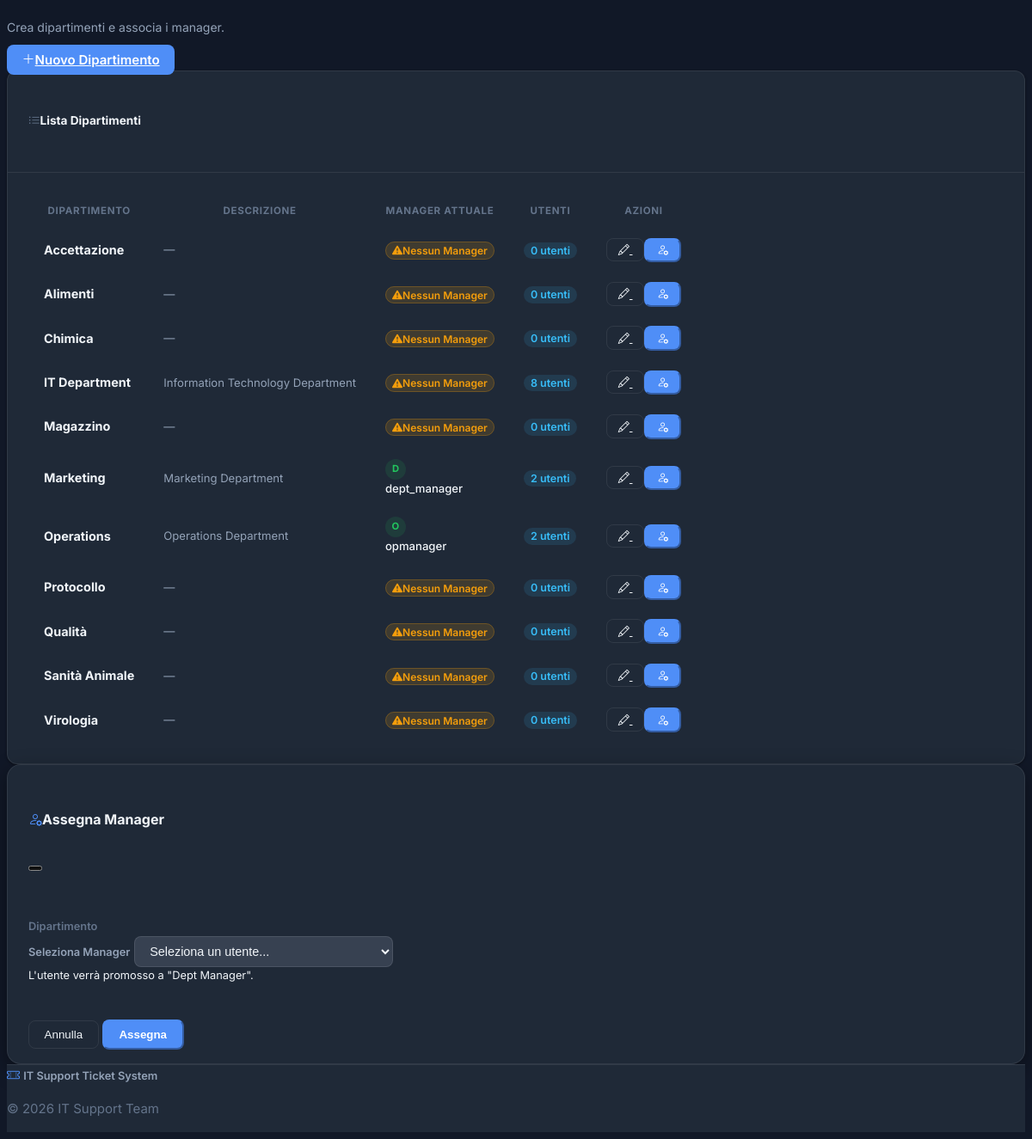
The app's page /admin/departments (signed in, lower part), older data.
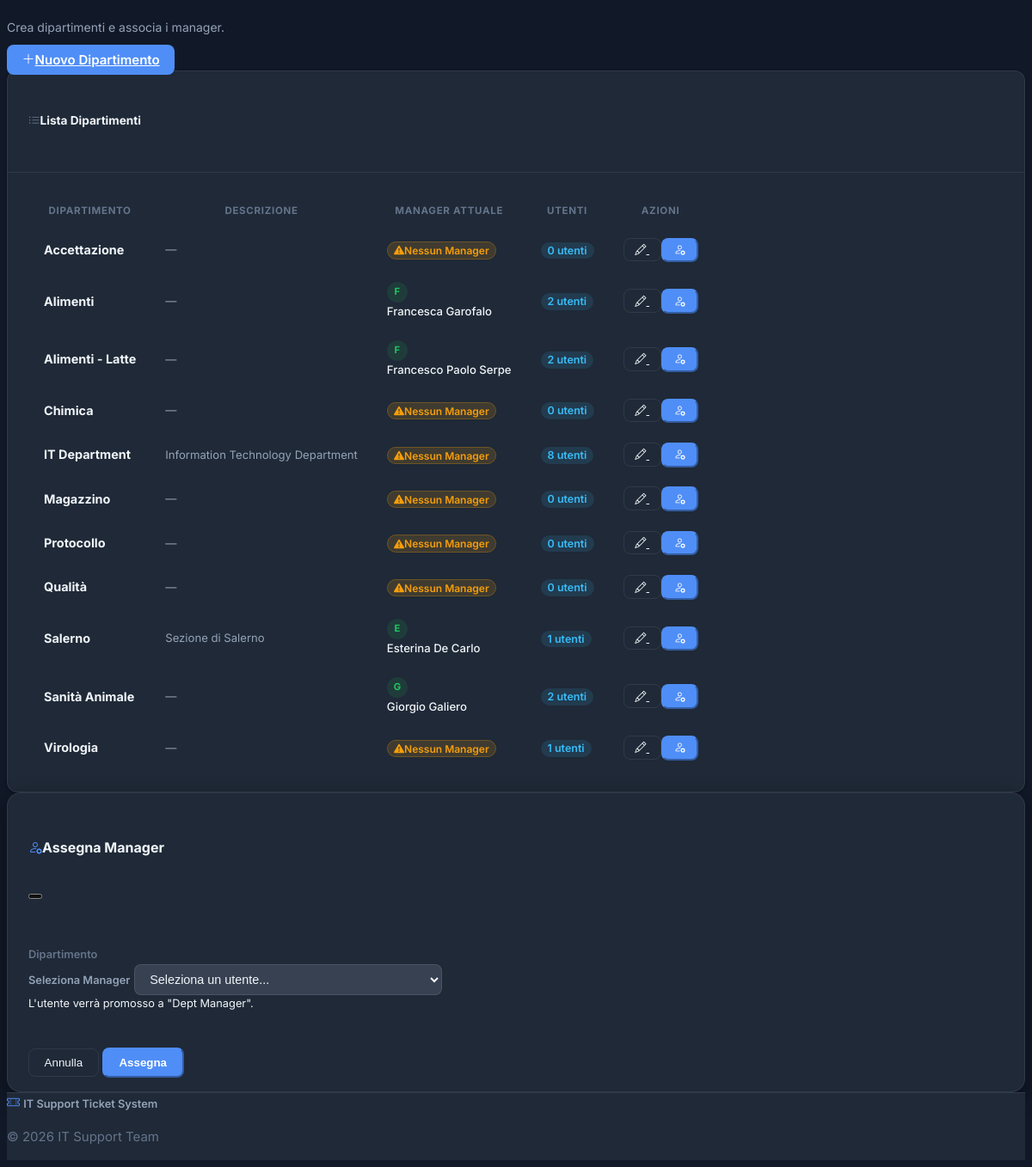
The same page, newer data.
### models.py (models this page shows, shortened)
class Department(db.Model):
    __tablename__ = 'department'
    id = db.Column(db.Integer, primary_key=True)
    name = db.Column(db.String(120), unique=True, nullable=False)
    description = db.Column(db.Text)
    users = db.relationship('User', backref='department_rel', foreign_keys='User.department_id', lazy='dynamic')
    managed_by = db.relationship('User', backref='managed_department_rel', foreign_keys='User.managed_department_id', uselist=False)

class User(UserMixin, db.Model):
    __tablename__ = 'user'
    __table_args__ = {'extend_existing': True}
    id = db.Column(db.Integer, primary_key=True)
    username = db.Column(db.String(64), unique=True, nullable=False)
    email = db.Column(db.String(120), unique=True, nullable=False)
    password_hash = db.Column(db.String(256), nullable=False)
    role = db.Column(db.Enum(UserRole), default=UserRole.USER, nullable=False)
    department_id = db.Column(db.Integer, db.ForeignKey('department.id'))
    managed_department_id = db.Column(db.Integer, db.ForeignKey('department.id'), nullable=True)
    created_at = db.Column(db.DateTime, default=datetime.utcnow)
    is_active = db.Column(db.Boolean, default=True)
    created_tickets = db.relationship('Ticket', backref='creator', foreign_keys='Ticket.creator_id', lazy='dynamic')
    assigned_tickets = db.relationship('Ticket', backref='assignee', foreign_keys='Ticket.assignee_id', lazy='dynamic')
    approved_tickets = db.relationship('Ticket', backref='approver', foreign_keys='Ticket.approver_id', lazy='dynamic')
    comments = db.relationship('Comment', backref='author', lazy='dynamic')
    def is_admin(self):
        return self.role == UserRole.ADMIN
    def is_it(self):
        return self.role == UserRole.IT or self.role == UserRole.ADMIN
    def is_dept_manager(self):
        return self.role == UserRole.DEPT_MANAGER or self.role == UserRole.ADMIN
    def is_manager(self):
        return self.role == UserRole.MANAGER or self.role == UserRole.ADMIN

### routes.py (the view)
    @app.route('/admin/departments')
    @login_required
    def department_list():
        if not current_user.is_admin():
            abort(403)
        departments = Department.query.order_by(Department.name).all()
        available_managers = User.query.filter(
            User.is_active == True
        ).order_by(User.username).all()
        return render_template('admin/departments.html',
                             departments=departments,
                             available_managers=available_managers)

### models.py (called while the page is built)
@login_manager.user_loader
def load_user(user_id):
    return User.query.get(int(user_id))

### templates/admin/departments.html (shortened to what the changed rows need)
{% extends "base.html" %}
{% block content %}
<div class="animate-fade-in">
    {% if departments %}
    <div class="card">
        <div class="card-body p-0">
            <div class="table-responsive">
                <table class="table table-hover mb-0">
                    <thead>
                        <tr>
                            <th>Dipartimento</th>
                            <th>Descrizione</th>
                            <th>Manager Attuale</th>
                            <th>Utenti</th>
                            <th>Azioni</th>
                        </tr>
                    </thead>
                    <tbody>
                        {% for department in departments %}
                        <tr>
                            <td><strong style="font-size:0.9rem">{{ department.name }}</strong></td>
                            <td style="font-size:0.82rem; color:var(--text-secondary)">{{ department.description or '—' }}</td>
                            <td>
                                {% if department.managed_by %}
                                <div class="d-flex align-items-center gap-2">
                                    <div style="width:24px;height:24px;background:var(--color-success-soft);border-radius:50%;
                                                display:flex;align-items:center;justify-content:center;
                                                font-size:0.7rem;font-weight:700;color:var(--color-success)">
                                        {{ department.managed_by.username[0]|upper }}
                                    </div>
                                    <div style="font-size:0.82rem; color:var(--text-primary); font-weight:500">
                                        {{ department.managed_by.username }}
                                    </div>
                                </div>
                                {% else %}
                                <span style="font-size:0.75rem; font-weight:600; color:var(--color-warning);
                                             background:rgba(245,158,11,.15); border:1px solid rgba(245,158,11,.25);
                                             padding:.1rem .45rem; border-radius:var(--radius-pill)">
                                    <i class="bi bi-exclamation-triangle-fill me-1"></i>Nessun Manager
                                </span>
                                {% endif %}
                            </td>
                            <td>
                                <span style="font-size:0.78rem; font-weight:600; color:var(--color-info);
                                             background:var(--color-info-soft); padding:.15rem .5rem;
                                             border-radius:var(--radius-pill)">
                                    {{ department.users.count() }} utenti
                                </span>
                            </td>
                            <td>
                                <div class="d-flex gap-1">
                                    <a href="{{ url_for('department_edit', department_id=department.id) }}"
                                       class="btn btn-action-secondary btn-sm" title="Modifica div">
                                        <i class="bi bi-pencil"></i>
                                    </a>
                                    <button type="button" class="btn btn-action-primary btn-sm"
                                            data-dept-id="{{ department.id }}"
                                            data-dept-name="{{ department.name }}"
                                            data-manager-id="{{ department.managed_by.id if department.managed_by else '' }}"
                                            onclick="openAssignManagerModal(this)">
                                        <i class="bi bi-person-gear"></i>
                                    </button>
                                </div>
                            </td>
                        </tr>
                        {% endfor %}
                    </tbody>
                </table>
            </div>
        </div>
    </div>
    {% endif %}
</div>
{% endblock %}

Row changes from the older to the newer data that the page shows:
removed Department: name "Marketing", description "Marketing Department", managed_by "D", managed_by.username "dept_manager", users.count "2"
removed Department: name "Operations", description "Operations Department", managed_by "O", managed_by.username "opmanager", users.count "2"
shown differently, row unchanged: Department "Alimenti": managed_by (not shown) → "F"; managed_by.username (not shown) → "Francesca Garofalo"; users.count "0" → "2"; no longer shows "Nessun Manager"
added Department: name "Alimenti - Latte", description "—", managed_by "F", managed_by.username "Francesco Paolo Serpe", users.count "2"
added Department: name "Salerno", description "Sezione di Salerno", managed_by "E", managed_by.username "Esterina De Carlo", users.count "1"
shown differently, row unchanged: Department "Sanità Animale": managed_by (not shown) → "G"; managed_by.username (not shown) → "Giorgio Galiero"; users.count "0" → "2"; no longer shows "Nessun Manager"
computed for Department "Virologia": users.count "0" → "1"
